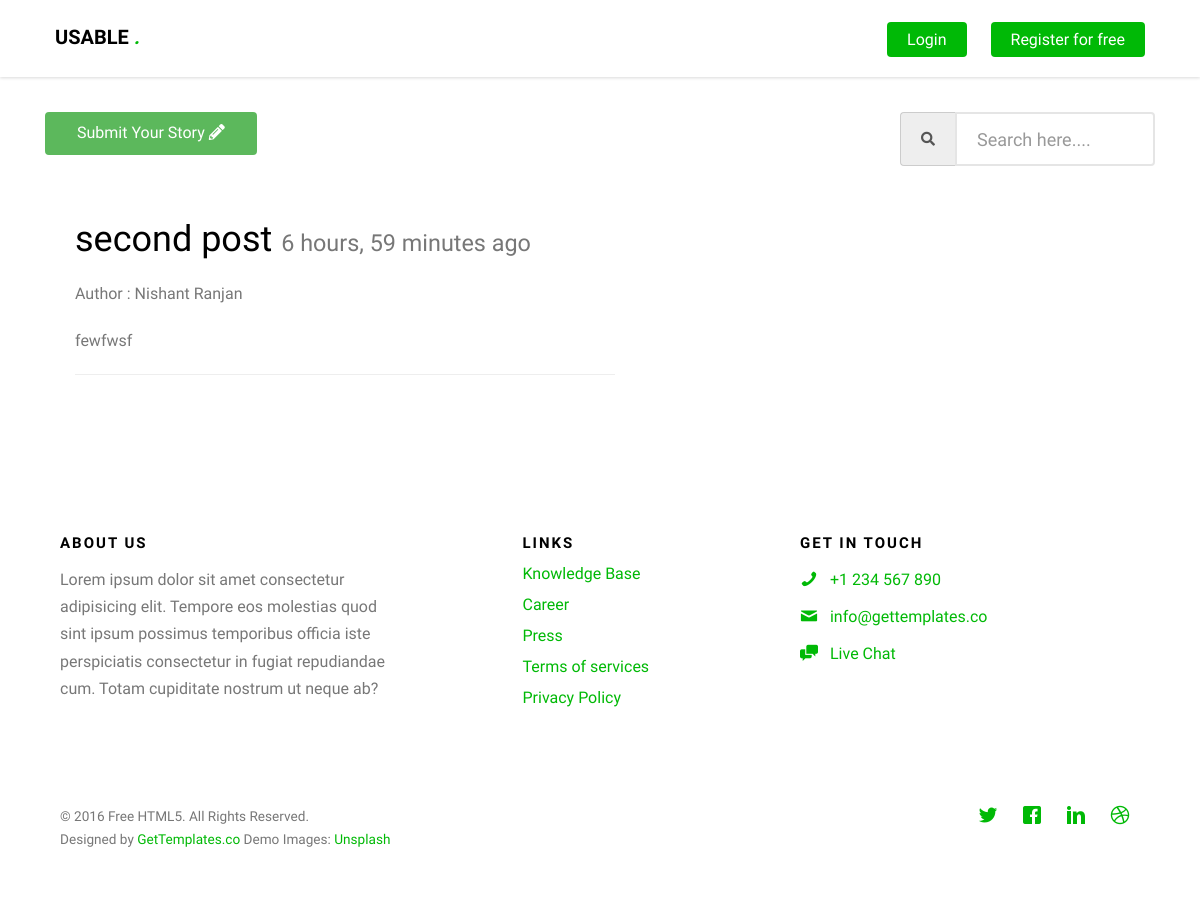
Page /posts/content/second-post-15-16-17-18-19-20-21/ on the committed database.
### posts/models.py (models this page shows, shortened)
class Post(models.Model):
	user = models.ForeignKey(settings.AUTH_USER_MODEL, default=1)
	title = models.CharField(max_length=120)
	slug = models.SlugField(unique=True)
	image = models.ImageField(null=True, blank=True,
		height_field="height_field",
		width_field="width_field")
	height_field = models.IntegerField(default=0)
	width_field = models.IntegerField(default=0)
	content = models.TextField()
	draft = models.BooleanField(default=False)
	updated = models.DateTimeField(auto_now=True, auto_now_add=False)
	timestamp = models.DateTimeField(auto_now=False, auto_now_add=True)
	objects = PostManager()
	class Meta:
		ordering = ["-timestamp", "-updated"]

### posts/views.py (the view)
# urls.py: url(r'^content/(?P<slug>[\w-]+)/$', post_content, name="content"),
def post_content(request, slug):
	instance = get_object_or_404(Post, slug=slug)
	if instance.draft:
		if not request.user.is_staff or not request.user.is_superuser:
			raise Http404
	context = {
		"title" : instance.title,
		"instance" : instance,
	}
	return render(request, "post_content.html", context)

### templates/post_content.html (shortened to what this page needs)
{% extends "base.html" %}
{% block content %}
<div class="col-sm-6">
<h1>
	{{ title }}
	<small>
		{{ instance.timestamp|timesince }} ago
	</small>
</h1>
{% if instance.user.get_full_name %}
<p>Author : {{ instance.user.get_full_name }}</p>
{% endif %}
<div class="content-markdown">
{{ instance.content }}
<hr>
<br>
</div>
</div>
{% endblock %}

### static/css/style.css (style rules this page uses)
body { font-family: "Droid Sans", Arial, sans-serif; font-weight: 400; font-size: 16px; line-height: 1.7; color: #777; background: #fff; }
p { margin-bottom: 20px; }
h1, h2, h3, h4, h5, h6, figure { color: #000; font-family: "Droid Sans", Arial, sans-serif; font-weight: 400; margin: 0 0 20px 0; }

### rows in the picture
Post: title "second post", timestamp "6 hours, 59 minutes", user.get_full_name "Nishant Ranjan", content "fewfwsf"
